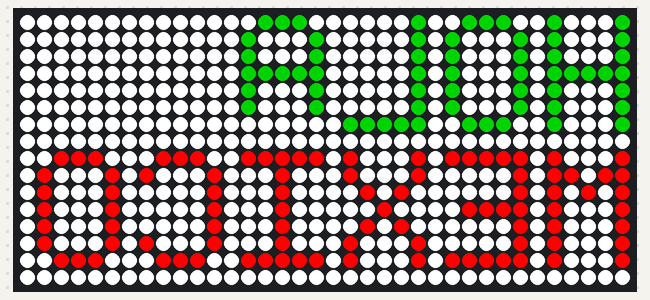
A sketch run on a simulated Arduino Uno, built with avr-gcc and run on an emulated ATmega328P. On the bench: 36×16 RGB LED matrix (first LED top left, wired row by row).

Above: at 3.1 s.

The sketch:

LEDwall_print.ino
```cpp
#include <FastLED.h>
#include "font_5x7.h"

#define WIDTH 36
#define HEIGHT 16
#define NUM_LEDS (WIDTH * HEIGHT)
#define LED_PIN 2
#define BACKGROUND CRGB::Blue

CRGB leds[NUM_LEDS];

// Helper struct to return both coordinates
struct Point {
  int x;
  int y;
};

// Snake layout helper
int xy_to_index(int x, int y) {
  if (y % 2 == 0) {
    // even rows go right -> left
    return y * WIDTH + (WIDTH - 1 - x);
  } else {
    // odd rows left -> right
    return y * WIDTH + x;
  }
}

// given a snake-patterned index, returns a (col, row) Point object.
Point index_to_xy(int index) {
  Point p;
  int y = index / WIDTH;
  int x_in_row = index % WIDTH;

  if (y % 2 == 0) {
    // even rows are reversed
    p.x = WIDTH - 1 - x_in_row;
  } else {
    // odd rows normal
    p.x = x_in_row;
  }
  p.y = y;

  return p;
}

// sets pixel in code to a specified color.
void set_pixel(int x, int y, CRGB color) {
  if (x >= 0 && x < WIDTH && y >= 0 && y < HEIGHT) {
    leds[xy_to_index(x, y)] = color;
  }
}

// fills all LEDs with a certain color.
void fill_color(CRGB color) {
  for (int i = 0; i < NUM_LEDS; i++) {
    leds[i] = color;
  }
}

// fills all LEDs with black.
void clear() {
  for (int i = 0; i < NUM_LEDS; i++) {
    leds[i] = CRGB::Black;
  }
}

void clear_row_one() {
  for (int i = 0; i < NUM_LEDS / 2; i++) {
    leds[i] = BACKGROUND;
  }
}

void clear_row_two() {
  for (int i = NUM_LEDS / 2; i < NUM_LEDS; i++) {
    leds[i] = BACKGROUND;
  }
}

int char_to_index(char c) {
  if (c >= 'A' && c <= 'Z') return c - 'A'; // A=0, B=1, C=2
  if (c == ' ') return 26;
  return -1; // unsupported char
}

void drawChar(char c, int xOffset, int yOffset, CRGB color) {
  int idx = char_to_index(c);
  if (idx < 0) return; // unsupported char

  for (int col = 0; col < 5; col++) {
    uint8_t column = font5x7[idx][col];
    for (int row = 0; row < 7; row++) {
      if (column & (1 << row)) {
        int x = xOffset + col;
        int y = yOffset + row;
        leds[xy_to_index(x, y)] = color;
      }
    }
  }
}


// Draw a string with wrapping
void drawString(const char* text, int xStart, int yStart, CRGB color, int spacing = 1, int lineSpacing = 1) {
    int cursorX = xStart;
    int cursorY = yStart;
    int charWidth = 5;   // width of each character
    int charHeight = 7;  // height of each character

    for (int i = 0; text[i] != '\0'; i++) {
        char c = text[i];
        int idx = char_to_index(c);
        if (idx < 0) continue; // unsupported char, skip

        // Horizontal wrap
        if (cursorX + charWidth > WIDTH) {
            cursorX = 0;
            cursorY += charHeight + lineSpacing;

            // If we exceed the first line height, clear row two
            if (cursorY >= charHeight + lineSpacing) {
                clear_row_two();
            }
        }

        // Vertical wrap / circular buffer
        if (cursorY + charHeight > HEIGHT) {
            // overwrite first row
            clear_row_one();
            cursorY = 0;
        }

        drawChar(c, cursorX, cursorY, color);

        cursorX += charWidth + spacing;
    }
}


// setup() and loop() functions in Arduino code below:
void setup() {
  delay(3000); // Powerup delay
  FastLED.addLeds<WS2812B, LED_PIN, GRB>(leds, NUM_LEDS);
}

void loop() {
  // clear screen
  fill_solid(leds, NUM_LEDS, CRGB::White);

  drawString("HOLA ", 0, 0, CRGB::Green);
  drawString("MEXICO", 0, 8, CRGB::Red);

  // push to LEDs
  FastLED.show();
  delay(1000);
}
```

fastLED_sim.cpp
```cpp
// #include <FastLED.h>
// #define WIDTH 36
// #define HEIGHT 16
// #define LED_PIN 2

// const int NUM_LEDS = WIDTH * HEIGHT;
// CRGB leds[NUM_LEDS];

// void setup() {
//   delay(3000); // Powerup delay
//   FastLED.addLeds<WS2812B, LED_PIN, GRB>(leds, NUM_LEDS);
// }

// void loop() {
//   for (int i = 0; i < NUM_LEDS; i++){
//     leds[i] = CRGB::Green;
//     FastLED.show();
//     delay(15);
//   }
//   for (int i = 0; i < NUM_LEDS; i++){
//     leds[i] = CRGB::Black;
//   }
//   FastLED.show();
// }
```

font_5x7.cpp
```cpp
// font5x7.h
#include "font_5x7.h"
#pragma once

// Each character is 5 bits (columns), each column is 7 bits (rows)
// LSB (bit0) = top row, MSB = bottom row
const int font5x7[][5] = {
  // 'A'
  {
    0b0111110,  //  .####.
    0b0001001,  //  ...#.#
    0b0001001,  //  ...#.#
    0b0001001,  //  ...#.#
    0b0111110   //  .####.
  },
  // 'B'
  {
    0b1111111,  //  #######
    0b1001001,  //  #..#..#
    0b1001001,  //  #..#..#
    0b1001001,  //  #..#..#
    0b0110110   //  .##.##.
  },
  // 'C'
  {
    0b0111110,  //  .#####.
    0b1000001,  //  #.....#
    0b1000001,  //  #.....#
    0b1000001,  //  #.....#
    0b0100010   //  .#...#.
  },
  // 'D'
  {
    0b1111111,  //  #######
    0b1000001,  //  #.....#
    0b1000001,  //  #.....#
    0b1000001,  //  #.....#
    0b0111110   //  .#####.
  },

  // 'E' (similar pattern as above)
  {
    0b1111111,
    0b1001001,
    0b1001001,
    0b1001001,
    0b1000001
  },

  // 'F'
  {
    0b1111111,
    0b0001001,
    0b0001001,
    0b0001001,
    0b0000001
  },

  // 'G'
  {
    0b0111110,
    0b1000001,
    0b1001001,
    0b1001001,
    0b0111001
  },

  // 'H'
  {
    0b1111111,
    0b0001000,
    0b0001000,
    0b0001000,
    0b1111111
  },

  // 'I'
  {
    0b1000001,
    0b1000001,
    0b1111111,
    0b1000001,
    0b1000001
   },

  // 'J'
  {
    0b0100000,
    0b1000000,
    0b1000000,
    0b1000000,
    0b0111111
   },

  // 'K'
  {
    0b1111111,
    0b0001000,
    0b0010100,
    0b0100010,
    0b1000001
   },

  // 'L'
  {
    0b1111111,
    0b1000000,
    0b1000000,
    0b1000000,
    0b1000000
   },

  // 'M'
  {
    0b1111111,
    0b0000010,
    0b0000100,
    0b0000010,
    0b1111111
   },

  // 'N'
  {
    0b1111111,
    0b0000100,
    0b0001000,
    0b0010000,
    0b1111111
   },

  // 'O'
  {
   0b0111110,
   0b1000001,
   0b1000001,
   0b1000001,
   0b0111110
  },

  // 'P'
  {
    0b1111111,
    0b0001001,
    0b0001001,
    0b0001001,
    0b0000110
  },

  // 'Q'
  {
    0b0111110,
    0b1000001,
    0b1010001,
    0b0100001,
    0b1011110
  },

  // 'R'
  {
    0b1111111,
    0b0001001,
    0b0011001,
    0b0101001,
    0b1000110
  },

  // 'S'
  {
    0b0100110,
    0b1001001,
    0b1001001,
    0b1001001,
    0b0110010
  },

  // 'T'
  {
    0b0000001,
    0b0000001,
    0b1111111,
    0b0000001,
    0b0000001
  },

  // 'U'
  {
    0b0111111,
    0b1000000,
    0b1000000,
    0b1000000,
    0b0111111
  },

  // 'V'
  {
    0b0011111,
    0b0100000,
    0b1000000,
    0b0100000,
    0b0011111
  },

  // 'W'
  {
    0b1111111,
    0b0100000,
    0b0011000,
    0b0100000,
    0b1111111
  },

  // 'X'
  {
    0b1100011,
    0b0010100,
    0b0001000,
    0b0010100,
    0b1100011
  },

  // 'Y'
  {
    0b0000111,
    0b0001000,
    0b1111000,
    0b0001000,
    0b0000111
  },

  // 'Z'
  {
    0b1100001,
    0b1010001,
    0b1001001,
    0b1000101,
    0b1000011
  },
  // ' '
  {
    0b0000000,
    0b0000000,
    0b0000000,
    0b0000000,
    0b0000000
  }
};
```

font_5x7.h
```cpp
#ifndef FONT_5X7_H
#define FONT_5X7_H

#include <Arduino.h>

// Declare the font table so other files can use it
// declared as a 2D array, extern to define
extern const int font5x7[][5];

#endif
```
